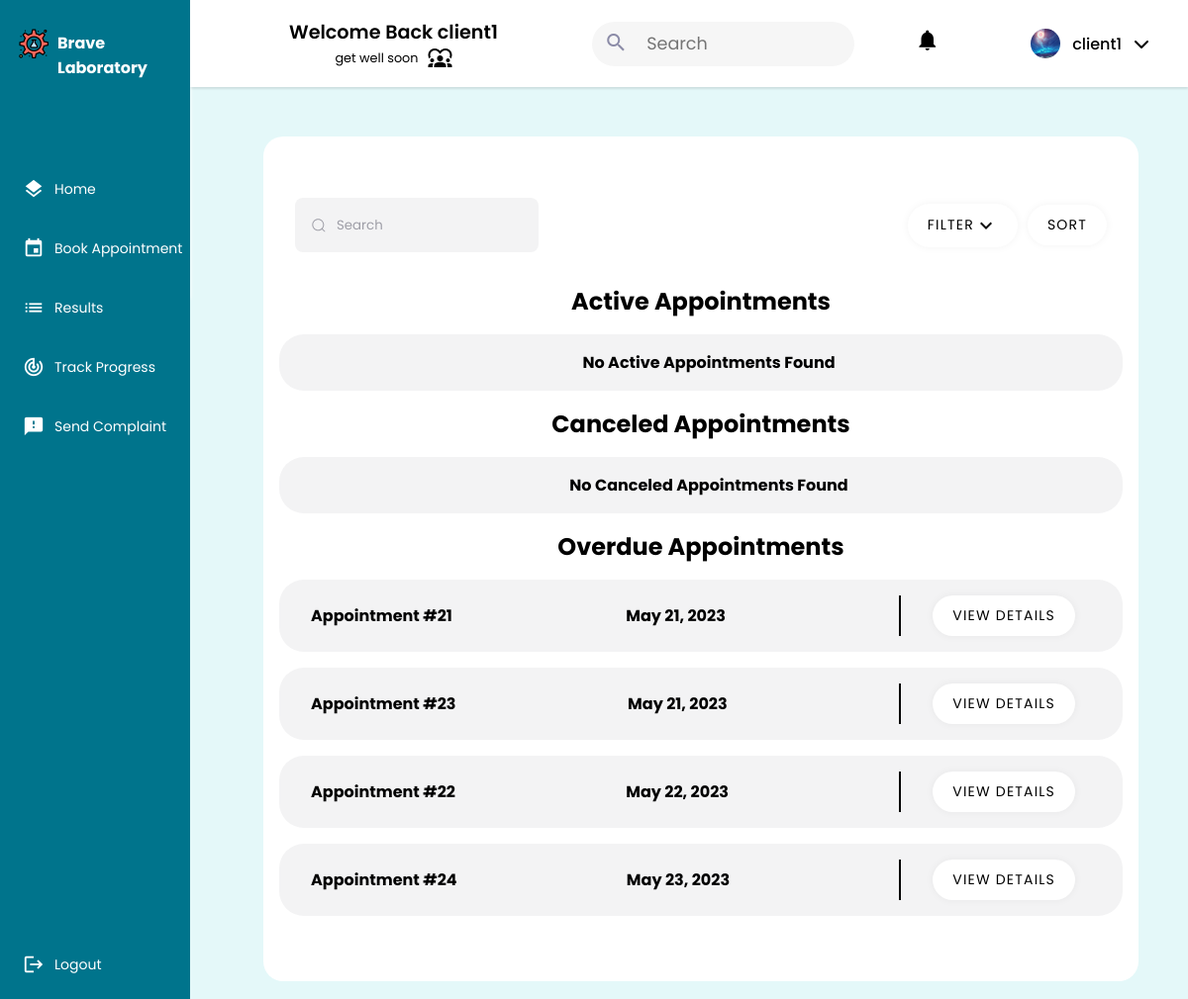
The page /client/ (signed in) on the database as committed earlier.
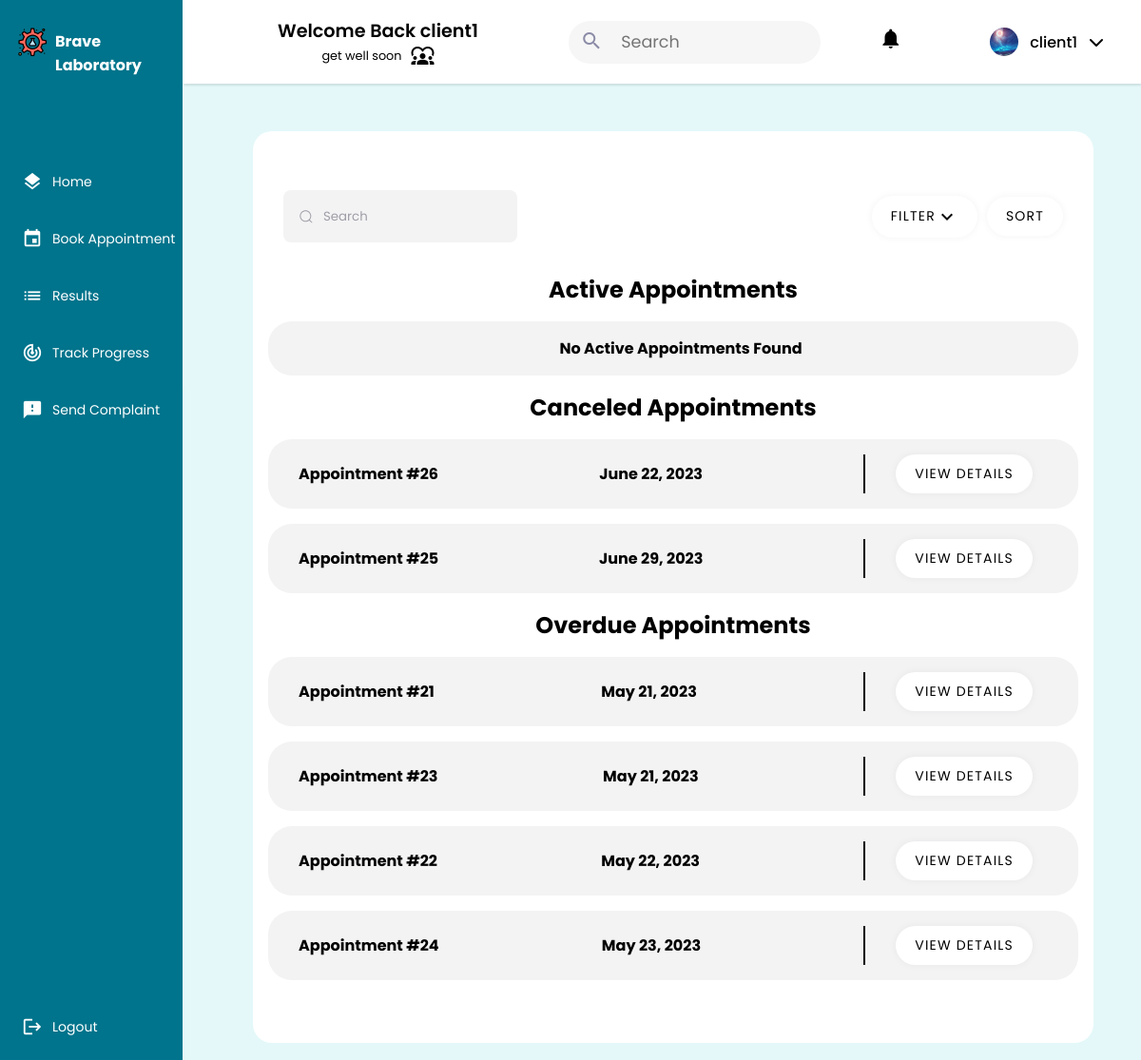
The same page on the database as committed later.
### main_home/models.py (models this page shows, shortened)
class Appointment(models.Model):
    PRE_PAY = 'PP'
    ON_RECEIVE = 'OR'
    PAYMENT_CHOICES = [
        (PRE_PAY, 'Pre-Pay'),
        (ON_RECEIVE, 'On-Receive'),
    ]
    UPCOMING = 'Upcoming'
    TOMORROW = 'Tommorow'
    TODAY = 'Today'
    OVERDUE = 'Overdue'
    STATUS_CHOICES = [
        (UPCOMING, 'Upcoming'),
        (TOMORROW, 'Tommorow'),
        (TODAY, 'Today'),
        (OVERDUE, 'Overdue'),
    ]
    client = models.ForeignKey(Client, on_delete=models.CASCADE)
    tests_requested = models.ManyToManyField(TestOffered)
    date = models.DateField(validators=[validate_date_not_past])
    description = models.CharField(max_length=1000,blank=True)
    document = models.ImageField(null=True,blank=True,upload_to='medical_documents')
    total_price = models.DecimalField(max_digits=10, decimal_places=2)
    payment_option = models.CharField(max_length=2, choices=PAYMENT_CHOICES,default="OR")
    payment_status = models.BooleanField(default=False)
    arrived = models.BooleanField(default=False)
    cancelled = models.BooleanField(default=False)
    performed = models.BooleanField(default=False)
    class Meta:
        db_table = 'appointment'
    @property
    def status(self):
        today = timezone.now().date()
        if self.date > today:
            return self.UPCOMING
        elif self.date == today:
            return self.TODAY
        elif self.date == today + timezone.timedelta(days=1):
            return self.TOMORROW
        else:
            return self.OVERDUE

### client/views.py (the view)
# urls.py: path("",views.client_home,name="client"),
@login_required
@permission_required('client.view_client', raise_exception=True)
def client_home(request):
    appointments = Appointment.objects.filter(client=request.user.client).order_by('date')
    active_appointments = []
    canceled_appointments = []
    overdue_appointments = []
    for appointment in appointments:
        if appointment.cancelled:
            canceled_appointments.append(appointment)
        elif appointment.status == appointment.OVERDUE:
            overdue_appointments.append(appointment)
        else:
            active_appointments.append(appointment)
    context = {
        'active_appointments': active_appointments,
        'canceled_appointments': canceled_appointments,
        'overdue_appointments': overdue_appointments,
    }
    return render(request,'client/client.html',context)

### client/templates/client/client.html (shortened to what this page needs)
{% extends 'main_home/actors_base.html' %}
{% load static %}
{% block css_2 %}
<link rel="stylesheet" href="{% static 'css/ap_list.css' %}">
{% endblock css_2 %}
{% block main %}
    <div class="Container">
        <div class="header ">
            <div class="Search">
                    <input placeholder="Search" type="search" class="input">
            </div>
            <div class="nurse">
                <button class="list-button filter">Filter<span class="material-icons">expand_more</span></button>
            <button class="list-button">Sort</button>
            </div>
        </div>
        <h2>Active Appointments</h2>
        {% if active_appointments %}
        <div>
          <ul class="lists">
              {% for appointment in active_appointments %}
                <li class="app1">
                    <span><strong>Appointment #{{ appointment.id }}</strong></span>
                    <span><strong>{{ appointment.date }}</strong></span>
                    <div class="buttons">
                        <button class="list-button"><a class="list-links" href="{% url 'client_appointment_detail' appointment.id %}">View Details</a></button>
                    </div>
                </li>
              {% endfor %}
            </ul>
          </div>
        {% else %}
        <div>
          <ul class="lists">
              <li class="app1 empty">
                  <span><strong>No Active Appointments Found</strong></span>
              </li>
          </ul>
        </div>
        {% endif %}
      <h2>Canceled Appointments</h2>
      {% if canceled_appointments %}
      <div>
        <ul class="lists">
            {% for appointment in canceled_appointments %}
              <li class="app1">
                  <span><strong>Appointment #{{ appointment.id }}</strong></span>
                  <span><strong>{{ appointment.date }}</strong></span>
                  <div class="buttons">
                      <button class="list-button"><a class="list-links" href="{% url 'client_appointment_detail' appointment.id %}">View Details</a></button>
                  </div>
              </li>
            {% endfor %}
          </ul>
      </div>
      {% else %}
      <div>
        <ul class="lists">
            <li class="app1 empty">
                <span><strong>No Canceled Appointments Found</strong></span>
            </li>
        </ul>
      </div>
      {% endif %}
      <h2>Overdue Appointments</h2>
      {% if overdue_appointments %}
      <div>
        <ul class="lists">
            {% for appointment in overdue_appointments %}
              <li class="app1">
                  <span><strong>Appointment #{{ appointment.id }}</strong></span>
                  <span><strong>{{ appointment.date }}</strong></span>
                  <div class="buttons">
                      <button class="list-button"><a class="list-links" href="{% url 'client_appointment_detail' appointment.id %}">View Details</a></button>
                  </div>
              </li>
            {% endfor %}
          </ul>
        </div>
      {% endif %}
    </div>
    </div>
{% endblock main %}
{% block sidebar %}
    <li><a href={% url 'client' %}><span class="material-icons X">layers</span><span class="nav-item">Home</span></a></li>
    <li><a href={% url 'client_appointment_book' %}><span class="material-icons X">event</span><span class="nav-item">Book Appointment</span></a></li>
    <li><a href={% url 'client_result_list' %}><span class="material-icons X">list</span><span class="nav-item">Results</span></a></li>
    <li><a href={% url 'client_request_list' %}><span class="material-icons X">track_changes</span><span class="nav-item">Track Progress</span></a></li>
    <li><a href={% url 'create_complaint' %}><span class="material-icons X">feedback</span><span class="nav-item">Send Complaint</span></a></li>
{% endblock sidebar %}

Rows that differ between the two databases and show on the page:
added Appointment: id "26", date "June 22, 2023", shown under "Canceled Appointments"
added Appointment: id "25", date "June 29, 2023", shown under "Canceled Appointments"
Other text that changed with them:
text no longer shown: "No Canceled Appointments Found"
